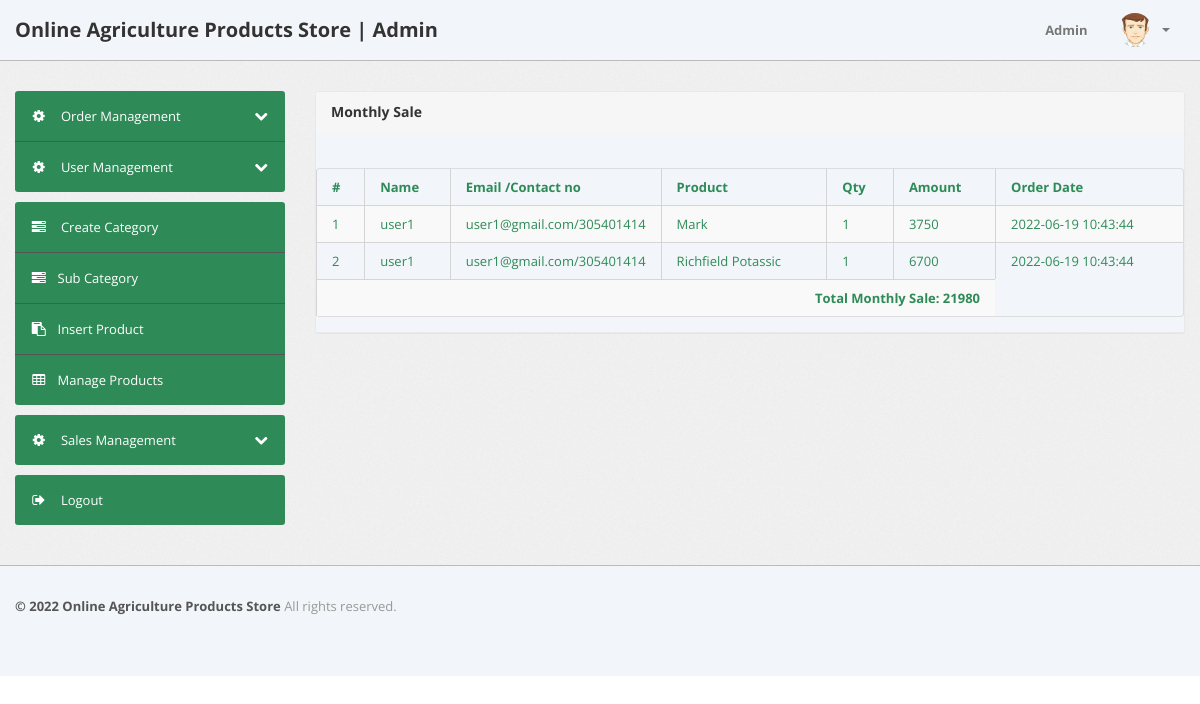
The page /admin/yearly-sale.php (signed in) on the database its author committed.
### tables this page shows
CREATE TABLE `orders` (
  `id` int(11) NOT NULL,
  `userId` int(11) DEFAULT NULL,
  `productId` varchar(255) DEFAULT NULL,
  `quantity` int(11) DEFAULT NULL,
  `orderDate` timestamp NOT NULL DEFAULT current_timestamp(),
  `paymentMethod` varchar(50) DEFAULT NULL,
  `amount` int(50) NOT NULL,
  `orderStatus` varchar(55) DEFAULT NULL
);

CREATE TABLE `users` (
  `id` int(11) NOT NULL,
  `name` varchar(255) DEFAULT NULL,
  `email` varchar(255) DEFAULT NULL,
  `contactno` bigint(11) DEFAULT NULL,
  `password` varchar(255) DEFAULT NULL,
  `shippingAddress` longtext DEFAULT NULL,
  `shippingState` varchar(255) DEFAULT NULL,
  `shippingCity` varchar(255) DEFAULT NULL,
  `shippingPincode` int(11) DEFAULT NULL,
  `billingAddress` longtext DEFAULT NULL,
  `billingState` varchar(255) DEFAULT NULL,
  `billingCity` varchar(255) DEFAULT NULL,
  `billingPincode` int(11) DEFAULT NULL,
  `regDate` timestamp NOT NULL DEFAULT current_timestamp(),
  `updationDate` varchar(255) DEFAULT NULL,
  `status` varchar(50) NOT NULL DEFAULT 'Pending'
);

CREATE TABLE `products` (
  `id` int(11) NOT NULL,
  `category` int(11) NOT NULL,
  `subCategory` int(11) DEFAULT NULL,
  `productName` varchar(255) DEFAULT NULL,
  `productCompany` varchar(255) DEFAULT NULL,
  `productPrice` int(11) DEFAULT NULL,
  `productPriceBeforeDiscount` int(11) DEFAULT NULL,
  `productDescription` longtext DEFAULT NULL,
  `productImage1` varchar(255) DEFAULT NULL,
  `productImage2` varchar(255) DEFAULT NULL,
  `productImage3` varchar(255) DEFAULT NULL,
  `shippingCharge` int(11) DEFAULT NULL,
  `productAvailability` varchar(255) DEFAULT NULL,
  `postingDate` timestamp NULL DEFAULT current_timestamp(),
  `updationDate` varchar(255) DEFAULT NULL
);

### admin/yearly-sale.php (the view, shortened to what this page needs)
<?php
include('include/config.php');
if(strlen($_SESSION['alogin'])==0)
	{
header('location:index.php');
}
else{
?>
<!DOCTYPE html>
<html lang="en">
<head>
	<link type="text/css" href="bootstrap/css/bootstrap.min.css" rel="stylesheet">
	<link type="text/css" href="bootstrap/css/bootstrap-responsive.min.css" rel="stylesheet">
	<link type="text/css" href="css/theme.css" rel="stylesheet">
	<link type="text/css" href="images/icons/css/font-awesome.css" rel="stylesheet">
</head>
<body>
<?php include('include/header.php');?>
	<div class="wrapper">
		<div class="container">
			<div class="row">
<?php include('include/sidebar.php');?>
			<div class="span9">
					<div class="content">
	<div class="module">
							<div class="module-head">
								<h3>Monthly Sale</h3>
							</div>
							<div class="module-body table">
									<br />
			<table cellpadding="0" cellspacing="0" border="0" class="datatable-1 table table-bordered table-striped	 display table-responsive" >
									<thead>
										<tr>
											<th>#</th>
											<th> Name</th>
											<th width="50">Email /Contact no</th>
											<th>Product </th>
											<th>Qty </th>
											<th>Amount </th>
											<th>Order Date</th>
										</tr>
									</thead>
<tbody>
<?php
$query=mysqli_query($con,"select users.name as username,users.email as useremail,users.contactno as usercontact,users.shippingAddress as shippingaddress,users.shippingCity as shippingcity,users.shippingState as shippingstate,users.shippingPincode as shippingpincode,products.productName as productname,products.shippingCharge as shippingcharge,orders.quantity as quantity,orders.orderDate as orderdate,products.productPrice as productprice,orders.id as id  from orders join users on  orders.userId=users.id join products on products.id=orders.productId where orderStatus='Delivered'");
 $result = mysqli_query($con,"select year(orderDate),sum(amount) as 'yearlysale'
     from orders
     group by year(orderDate)
     order by year(orderDate) and orderStatus='Delivered'");
$num_rows1= mysqli_fetch_array($result);
$cnt=1;
while($row=mysqli_fetch_array($query))
{
?>
										<tr>
											<td><?php echo htmlentities($cnt);?></td>
											<td><?php echo htmlentities($row['username']);?></td>
											<td><?php echo htmlentities($row['useremail']);?>/<?php echo htmlentities($row['usercontact']);?></td>
											<td><?php echo htmlentities($row['productname']);?></td>
											<td><?php echo htmlentities($row['quantity']);?></td>
											<td><?php echo htmlentities($row['quantity']*$row['productprice']+$row['shippingcharge']);?></td>
											<td><?php echo htmlentities($row['orderdate']);?></td>
											</tr>
										<?php $cnt=$cnt+1; } ?>
										<tr align="right">
										<th style="text-align:right;" colspan="6">Total Monthly Sale:  <?php echo htmlentities($num_rows1['yearlysale']);?>   									</th>
										</tr>
										</tbody>
								</table>
							</div>
						</div>
					</div>
				</div>
			</div>
		</div>
	</div>
<?php include('include/footer.php');?>
</body>
<?php } ?>

### admin/css/theme.css (style rules this page uses)
body { font-size: 13px; font-family: 'Open Sans', Arial, sans-serif; background: #fff; color: seagreen }
h1, h2, h3, h4, h5, h6 { color: #333; margin-top: 0 }
h3 { font-size: 20px }
.wrapper { background: url(../images/bg.png) #eee; border-bottom: 1px solid #bbb; -webkit-box-shadow: 0 1px 2px rgba(0,0,0,0.1); -moz-box-shadow: 0 1px 2px rgba(0,0,0,0.1); box-shadow: 0 1px 2px rgba(0,0,0,0.1); padding: 30px 0 }
.module { background: #fff; -webkit-border-radius: 3px; -moz-border-radius: 3px; border-radius: 3px; border: 1px solid #ccc; border-bottom-color: #bbb; -webkit-box-shadow: 0 0 1px rgba(0,0,0,0.2); -moz-box-shadow: 0 0 1px rgba(0,0,0,0.2); box-shadow: 0 0 1px rgba(0,0,0,0.2); margin-bottom: 30px }
.module-body, table#DataTables_Table_0 { background: #F2F5F9; }
.table { margin-bottom: 0 }
.table th, .table td { border-color: #d5d5d5!important }
.table-bordered thead:first-child tr:first-child>th:first-child, .table-bordered tbody:first-child tr:first-child>td:first-child { -webkit-border-top-left-radius: 2px; -moz-border-radius-topleft: 2px; border-top-left-radius: 2px }
.table-bordered thead:first-child tr:first-child>th:last-child, .table-bordered tbody:first-child tr:first-child>td:last-child { -webkit-border-top-right-radius: 2px; -moz-border-radius-topright: 2px; border-top-right-radius: 2px }
.module { box-shadow: 0 0 3px rgba(0,0,0,.1); border-color: #e9e9e9; margin-bottom: 20px; background-color: #fff; border-radius: 4px; -webkit-box-shadow: 0 1px 1px rgba(0,0,0,.05); box-shadow: 0 1px 1px rgba(0,0,0,.05); }
.module-head { color: #767676; background-color: #f6f6f6; border-color: #e9e9e9; padding: 10px 15px; border-bottom: 1px solid transparent; border-top-right-radius: 3px; border-top-left-radius: 3px; }
.module-head h3 { font-size: 14px; line-height: 20px; height: 20px; margin: 0 }
.module-body { padding: 15px }
.module-body.table { padding: 15px 0 }
.module-body.table .table th, .module-body.table .table td { padding-left: 15px; padding-right: 15px }

### rows shown on the page
orders: userId.name "user1", userId.email "user1@gmail.com", userId.contactno "305401414", productId.productName "Mark", quantity "1", $row['quantity']*$row['productprice']+$row['shippingcharge'] "3750", orderDate "2022-06-19 10:43:44"
orders: userId.name "user1", userId.email "user1@gmail.com", userId.contactno "305401414", productId.productName "Richfield Potassic", quantity "1", $row['quantity']*$row['productprice']+$row['shippingcharge'] "6700", orderDate "2022-06-19 10:43:44"

### other values the page prints
$num_rows1['yearlysale'] "21980"
